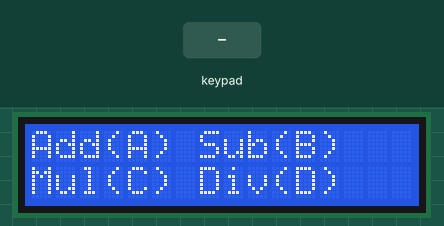
This program was run on a simulated Arduino Nano, built with avr-gcc and run on an emulated ATmega328P. On the bench: 16×2 character LCD. The inputs (shaded band) are chosen by the test bench.

Above: at 1.2 s.
1.3 s: key 'A' pressed
At 2.3 s:
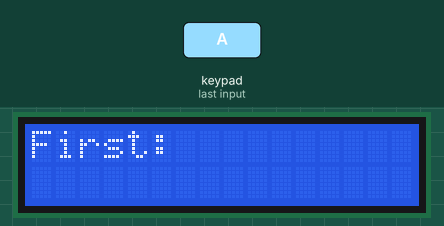
2.8 s: keypad keys 8 9 1 0 1 1 # pressed 0.4 s apart
At 5.5 s:
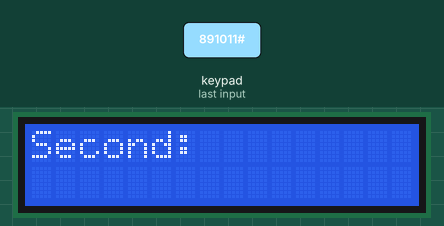
7.1 s: key '#' pressed
At 8.3 s:
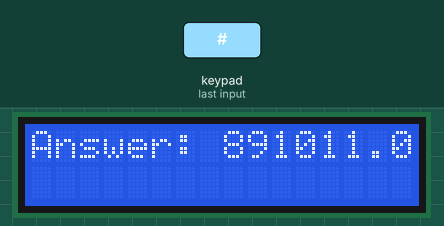
8.6 s: key 'B' pressed
At 9.1 s:
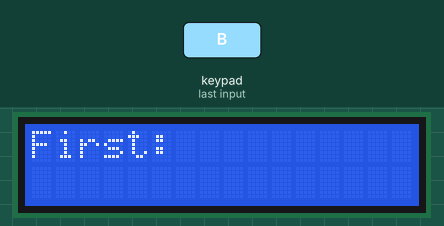
10.1 s: keypad keys 1 3 9 7 2 2 pressed 0.4 s apart
At 13.2 s:
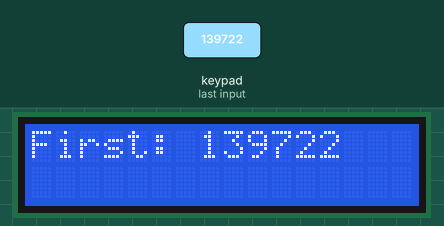
Timing chart, 0 to 14.7 s (numbered marks = the images above; inputs shaded):
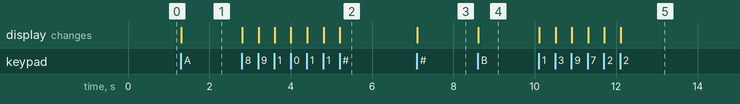

The program:

main.cpp
```cpp
#include <Arduino.h>
#include <Keypad.h>
#include <Wire.h>
#include <LiquidCrystal.h>
#include <math.h>

char key;
String first;
String second;

const byte ROWS = 4;
const byte COLS = 4;

char keys[ROWS][COLS] = {
  {'1','2','3', 'A'},
  {'4','5','6', 'B'},
  {'7','8','9', 'C'},
  {'*','0','#', 'D'}
};
byte rowPins[ROWS] = {8, 9, 10, 11};
byte colPins[COLS] = {A5, A4, A3, A2};

Keypad keypad = Keypad(makeKeymap(keys), rowPins, colPins, ROWS, COLS );
LiquidCrystal lcd(12, 2, 4, 5, 6, 7);

void getElements() {
        lcd.clear();
        lcd.print("First: ");
        while (key != '#') {
            key = keypad.getKey();
            if (key && key != '#') {
                first += key;
                lcd.clear();
                lcd.print("First: ");
                lcd.print(first.toInt());
            }
        }

        lcd.clear();
        lcd.print("Second: ");
        key = ' ';
        while (key != '#') {
            key = keypad.getKey();
            if (key && key != '#') {
                second += key;
                lcd.clear();
                lcd.print("Second: ");
                lcd.print(second.toInt());
            }
        }
        lcd.clear();
}

void setup() {
    lcd.begin(16, 2);
    lcd.clear();
    lcd.print("Add(A) Sub(B)");
    lcd.setCursor(0, 1);
    lcd.print("Mul(C) Div(D)");
}

void loop() {
    key = keypad.getKey();

    if (key == 'A') {
        getElements();
        lcd.print("Answer: ");
        lcd.print(first.toFloat() + second.toFloat());
        first = "";
        second = "";
    } else if (key == 'B') {
        getElements();
        lcd.print("Answer: ");
        lcd.print(first.toFloat() - second.toFloat());
        first = "";
        second = "";
    } else if (key == 'C') {
        getElements();
        lcd.print("Answer: ");
        lcd.print(first.toFloat() * second.toFloat());
        first = "";
        second = "";
    } else if (key == 'D') {
        getElements();
        lcd.print("Answer: ");
        lcd.print(first.toFloat() / second.toFloat());
        first = "";
        second = "";
    } else if (key == '*') {
        lcd.clear();
        lcd.print("Add(A) Sub(B)");
        lcd.setCursor(0, 1);
        lcd.print("Mul(C) Div(D)");
    }
}
```

Measured:
- after the input at 1.3 s, the display: changes at once (image 1)
- after the input at 2.8 s, the display: first changes at once (image 2 shows a later state)
- after the input at 7.1 s, the display: changes at once (image 3)
- after the input at 8.6 s, the display: changes at once (image 4)
- after the input at 10.1 s, the display: first changes at once (image 5 shows a later state)
